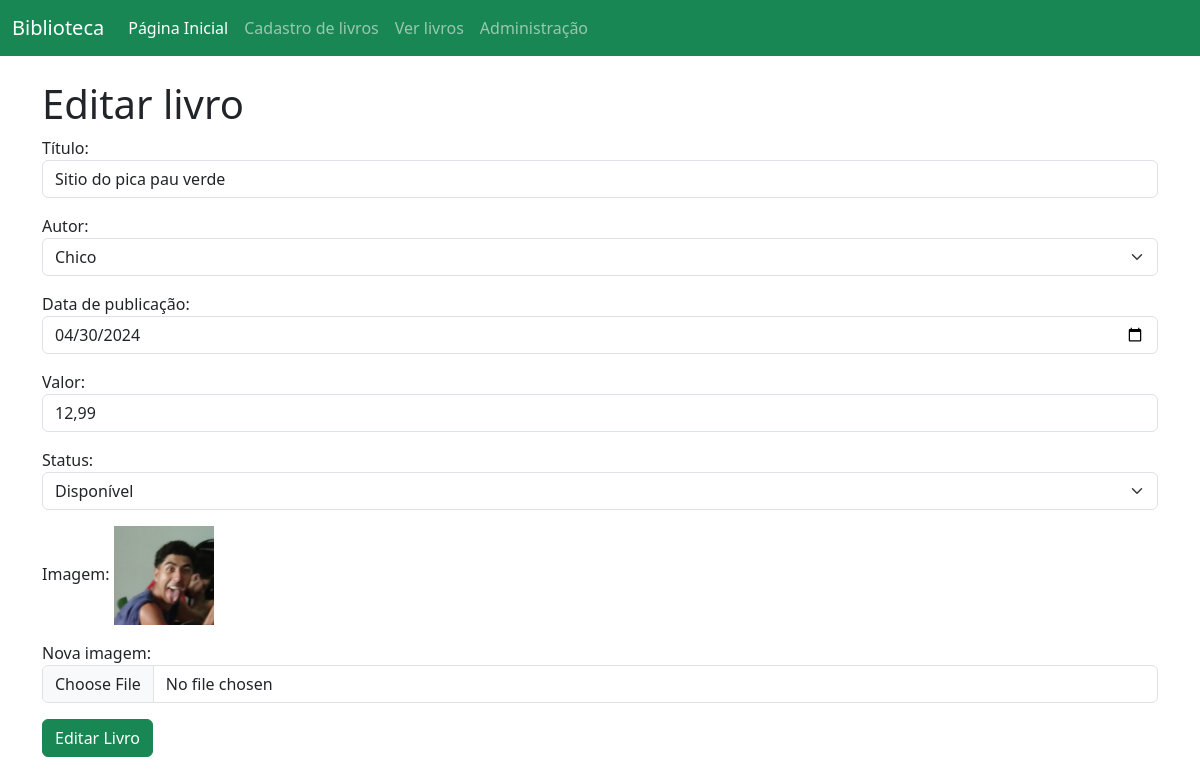
The app's page /biblioteca/editar/13/, older data.
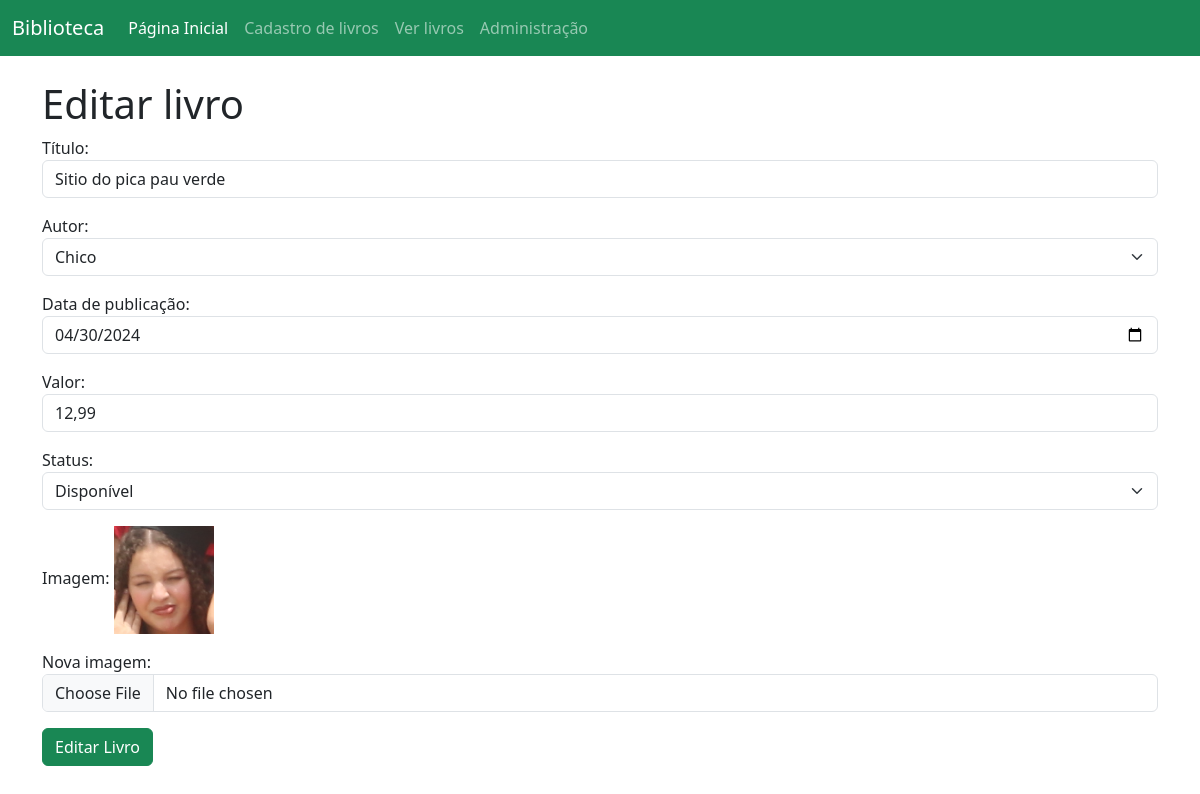
The same page, newer data.
### app/models.py (models this page shows, shortened)
class Livro(models.Model):
    titulo = models.CharField(max_length=255) # Atributo titulo da tabela Livro com tamanho máximo de 255 caracteres
    autor = models.ForeignKey(Autor, on_delete=models.CASCADE) # Atributo autor da tabela Livro do tipo ForeignKey que referencia a tabela Autor
    data_publicacao = models.DateField()
    livro_valor = models.DecimalField(decimal_places=2, max_digits=4, default=1.99) # Atributo data_publicacao da tabela Livro do tipo DateField
    status = models.BooleanField(default=True) # Atributo status da tabela Livro do tipo BooleanField com valor padrão True
    imagem = models.ImageField(upload_to='imagens/', null=True, blank=True) # Atributo imagem da tabela Livro do tipo ImageField com upload para a pasta imagens

class Autor(models.Model):
    nome = models.CharField(max_length=255) # Atributo nome da tabela Autor com tamanho máximo de 255 caracteres
    sobrenome = models.CharField(max_length=255) # Atributo sobrenome da tabela Autor com tamanho máximo de 255 caracteres
    email = models.EmailField() # Atributo email da tabela Autor do tipo EmailField

### app/views.py (the view, shortened to what this page needs)
# urls.py: path('editar/<int:id>/', editar, name='editar'), # Rota para a página de edição (Chama a função editar do arquivo views.py)
def editar(request, id):
    livro = Livro.objects.get(id=id) # Obtendo o livro com o ID recebido
    autores = Autor.objects.all() # Obtendo todos os autores do banco de dados
    data_publicacao_formatada = livro.data_publicacao.strftime('%Y-%m-%d') # Formatando a data de publicação do livro
    valor_formatado = str(livro.livro_valor)
    context = {
        'livro': livro,
        'autores': autores,
        'data_publicacao_formatada': data_publicacao_formatada,
        'valor_formatado': valor_formatado,
    }
    if request.method == 'GET': # Verificando se a requisição é do tipo GET
        return render(request, 'editar_livro.html', context) # Retornando o template editar_livro.html renderizado com o contexto (livro e autores)

### app/templates/editar_livro.html (shortened to what this page needs)
{% extends 'base.html' %}
{% block conteudo-da-pagina %}
<h1>Editar livro</h1>
<form action="{% url 'editar' livro.id %}" method="post" enctype="multipart/form-data">
    <div class="mb-3">
        <label for="titulo">Título:</label>
        <input type="text" class="form-control" id="titulo" name="titulo" value="{{ livro.titulo }}">
    </div>
    <div class="mb-3">
        <label for="autor">Autor:</label>
        <select name="autor" id="autor" class="form-select">
            {% for autor in autores %}
            <option value="{{ autor.id }}" {% if autor.id == livro.autor.id %}selected{% endif %}>{{ autor.nome }}
            </option>
            {% endfor %}
        </select>
    </div>
    <div class="mb-3">
        <label for="data_publicacao">Data de publicação:</label>
        <input type="date" class="form-control" id="data_publicacao" name="data_publicacao"
            value="{{ data_publicacao_formatada }}">
    </div>
    <div class="mb-3">
        <label for="valor">Valor:</label>
        <input type="text" class="form-control" id="valor" name="valor" step="0.01" value="{{ livro.livro_valor }}">
    </div>
    <div class="mb-3">
        <label for="status">Status:</label>
        <select name="status" id="status" class="form-select">
            <option value="1" {% if livro.status %}selected{% endif %}>Disponível</option>
        </select>
    </div>
    {% if livro.imagem %}
    <div class="mb-3">
        <label for="imagem">Imagem:</label>
        <img src="{{ livro.imagem.url }}" alt="{{ livro.titulo }}" style="max-width: 100px;">
    </div>
    {% else %}
    <span class="badge text-bg-danger">Sem imagem</span>
    {% endif %}
    <div class="mb-3">
        <label for="nova_imagem">Nova imagem:</label>
        <input type="file" class="form-control" id="nova_imagem" name="nova_imagem">
    </div>
    <button type="submit" class="btn btn-success">Editar Livro</button>
</form>
{% endblock %}

Row changes from the older to the newer data that the page shows:
changed Livro "Sitio do pica pau verde": imagem: a different picture
